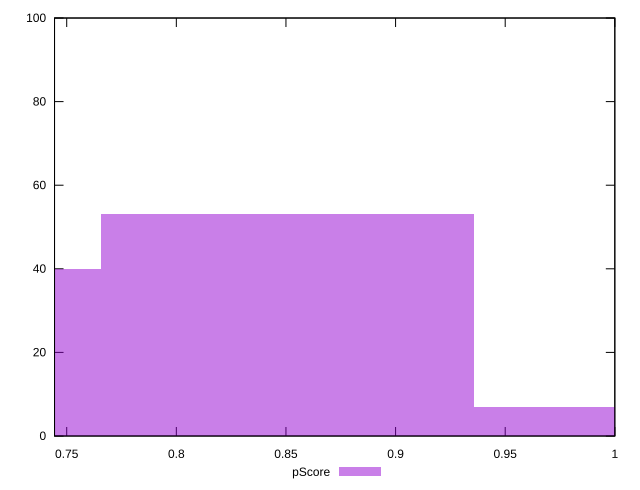

Generate this figure with gnuplot:
reset

$pScore <<EOF
1.020655611273674 7
0.6804370741824494 40
0.8505463427280617 53
EOF

set key outside below
set boxwidth 0.17010926854561234
set xrange [0.7444444444444445:1]
set yrange [0:100]
set trange [0:100]
set style fill transparent solid 0.5 noborder
set terminal svg size 640, 490 enhanced background rgb 'white'
set output "report_00021_2021-02-20T09:16:39.615Z/uses-optimized-images/samples/pages/pScore/histogram.svg"

plot $pScore title "pScore" with boxes

reset
